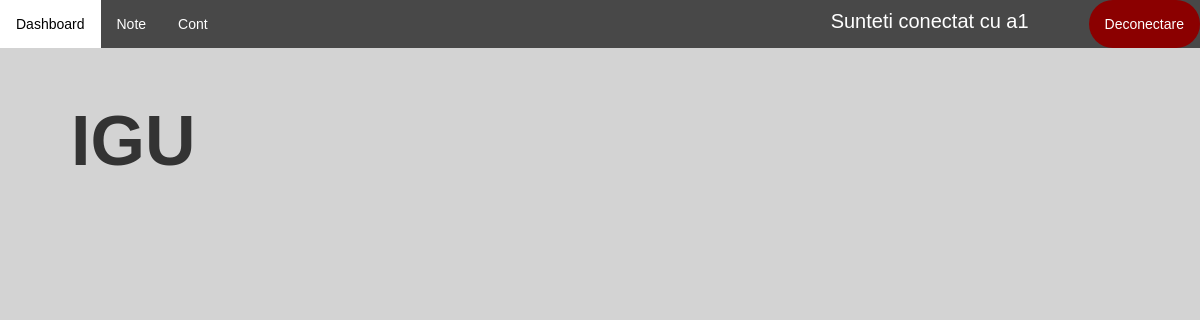
/disciplina-student/21/ (signed in), run on an earlier commit of the app's database.
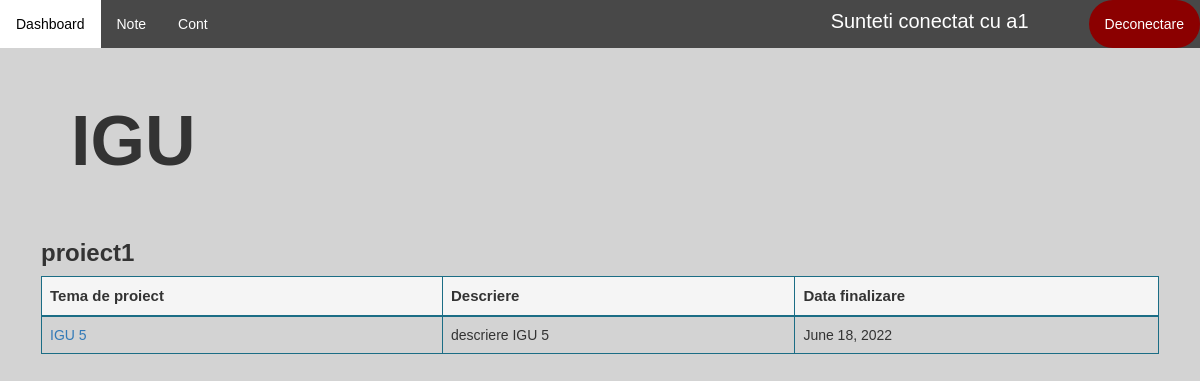
And on a later commit of the database.
### application/models.py (models this page shows)
class Disciplina(models.Model):
    id = models.AutoField(primary_key=True)
    nume = models.CharField(max_length=100, unique=True)
    profesori = models.ManyToManyField(Profesor)
    an_universitar = models.IntegerField(null=True)
    semestru = models.IntegerField(null=True)

class Proiect(models.Model):
    id = models.AutoField(primary_key=True)
    nume = models.CharField(max_length=100, unique=False)
    data_inregistrare = models.DateField(auto_now_add=True)
    data_intermediara = models.DateField(default=None)
    data_finalizare = models.DateField()
    profesor = models.ForeignKey(Profesor, on_delete=models.CASCADE)
    disciplina = models.ForeignKey(Disciplina, on_delete=models.CASCADE, null=True)
    document = models.CharField(max_length=100, null=True)
    nr_persoane = models.IntegerField(null=True)
    cale = models.CharField(max_length=100, default=None)
    distribuire_teme = models.BooleanField(default=False)

class Tema(models.Model):
    id = models.AutoField(primary_key=True)
    nume = models.CharField(max_length=100, unique=False)
    descriere = models.CharField(max_length=500, null=True)
    proiect = models.ForeignKey(Proiect, on_delete=models.CASCADE, unique=False)

### application/decorators.py (the view)
        def wrapper_func(request, *args, **kwargs):
            user_groups = list()
            for group in request.user.groups.all():
                user_groups.append(group.name)
            if allowed_roles[0] in user_groups:
                return view_func(request, *args, **kwargs)
            else:
                return redirect('dashboard')

### application/functions.py (called while the page is built)
def get_user_info(request):
    user = request.user
    user_groups = [group.name for group in user.groups.all()]
    if 'admin' in user_groups:
        user_type = 'admin'
    elif 'studenti' in user_groups:
        user_type = 'student'
    elif 'secretariat' in user_groups:
        user_type = 'secretar'
    else:
        user_type = 'profesor'
    out = {'user': user,
           'user_groups': user_groups,
           'user_type': user_type
           }
    return out

def create_context(request=None, extract_user_info=True):
    if extract_user_info and not request:
        raise ValueError("request must be set if extract_user_info is True")
    out = {}
    if extract_user_info:
        out.update(get_user_info(request))
    return out

### application/views.py (called while the page is built)
@allowed_users(allowed_roles=['studenti'])
@login_required(login_url='login')
def disciplinaStudent(request, pk):
    context = create_context(request)
    disciplina = Disciplina.objects.get(pk=pk)
    proiecte = Proiect.objects.all().filter(disciplina=disciplina)
    student = Student.objects.get(utilizator=request.user)
    teme_student = student.teme.all().filter(proiect__in=proiecte)
    print(teme_student)
    context['teme_student'] = teme_student
    if request.method == 'POST':
        return redirect('dashboard')
    context['disciplina'] = disciplina
    context['proiecte'] = proiecte
    return render(request, 'application/student/disciplinaStudent.html', context)

### application/templates/application/student/disciplinaStudent.html (shortened to what this page needs)
{% extends 'application/dashboard.html' %}
{% load static %}
{% block note_student %}
    <li><a href="{% url 'note' disciplina.id %}">Note</a>
{% endblock %}
{% block article %}
        <h1 style="font-size: 70px; padding: 30px"><b>{{ disciplina.nume }}</b></h1><br>
        <div class="table-wrapper-scroll-y custom-scrollbar" style="margin-top:-20px;">
        {% for proiect in proiecte %}
            <table class="table table-bordered" id="myTable" style="border-color: #1b6d85">
                <h3><b>{{ proiect.nume }}</b></h3>
                <thead style="background-color: whitesmoke; border-color: #1b6d85; font-size: 15px">
                <tr  style="border-color: #1b6d85">
                    <th  style="border-color: #1b6d85">Tema de proiect</th>
                    <th  style="border-color: #1b6d85">Descriere</th>
                    <th  style="border-color: #1b6d85">Data finalizare</th>
                </tr>
                </thead>
                <tbody>
                {% for tema in teme_student %}
                    {% if tema.proiect == proiect %}
                    <tr class="tr">
                        <td  style="border-color: #1b6d85"><a href="{% url 'temaStudent' tema.id %}"> {{ tema.nume }}</a></td>
                        <td  style="border-color: #1b6d85">{{ tema.descriere }}</td>
                        <td  style="border-color: #1b6d85">{{ proiect.data_finalizare }}</td>
                    </tr>
                    {% endif %}
                {% endfor %}
                </tbody>
            </table>
        {% endfor %}
        </div>
{% endblock %}

### application/templates/application/dashboard.html (shortened to what this page needs)
{% extends 'application/main_layout_application.html' %}
{% load static %}
{% block pages %}
    {% block note_student %}
    {% endblock %}
{% endblock %}

### application/templates/application/main_layout_application.html (shortened to what this page needs)
{% extends 'main_layout.html' %}
{% load static %}
{% block header %}
    <link rel="stylesheet" href="{% static 'application/css/main_layout_application.css' %}">
        <ul class="topnav">
            <li><a href="{% url 'dashboard' %}">Dashboard</a></li>
                {% block pages %}
                {% endblock %}
            <li><a href="{% url 'account' %}">Cont</a>
            <li style="padding: 7px; color: white; font-size: 20px; margin-left: 600px">Sunteti conectat cu {{ request.user.username }}</li>
            <li class="right"><a class="logout" href="{% url 'logout' %}">Deconectare</a></li>
        </ul>
{% endblock %}

### templates/main_layout.html (shortened to what this page needs)
<!DOCTYPE html>
{% load static %}
<html lang="en">
<head>
    <link rel="stylesheet" href="{% static 'css/main_layout.css' %}">
    <link rel="stylesheet" href="{% static 'css/bootstrap_v341.min.css' %}">
</head>
<body>
    <header>
        {% block header %}
        {% endblock %}
    </header>
    <section>
        <article>
            <div class="article">
                {% block article %}
                {% endblock %}
            </div>
        </article>
    </section>
</body>
</html>

### static/css/main_layout.css (style rules this page uses)
.article { padding: 0 16px; margin: 25px; }

### application/static/application/css/main_layout_application.css (style rules this page uses)
body { font-family: Arial, Helvetica, sans-serif; }
body { margin: 0; background-color: lightgray; font-family: Arial, Helvetica, sans-serif; }
ul.topnav { list-style-type: none; margin: 0; padding: 0; overflow: hidden; background-color: #484848; }
ul.topnav li { float: left; }
ul.topnav li a { display: block; color: white; text-align: center; padding: 14px 16px; text-decoration: none; }
ul.topnav li.right { background-color: darkred; float: right; border-radius: 50px; }

What changed in the data, as far as the page shows it:
added Proiect: nume "proiect1", data_finalizare "June 18, 2022"
added Tema: nume "IGU 5", descriere "descriere IGU 5"
